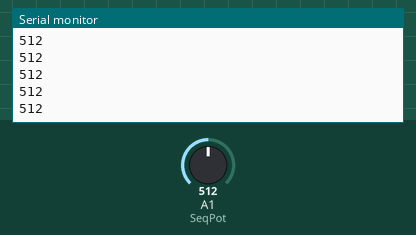
This sketch was run on a simulated Arduino Uno, built with avr-gcc and run on an emulated ATmega328P. Shown: the last lines printed to the serial monitor. The inputs (shaded band) are chosen by the test bench; at power-on: A1 (SeqPot) = 512.

Above: at 1.2 s.
1.3 s: A1 (SeqPot) set to 716
At 2.3 s:
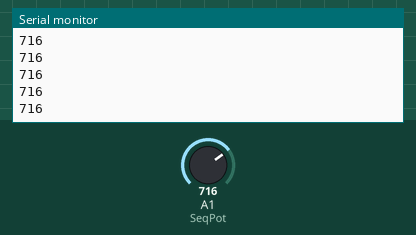
2.8 s: A1 (SeqPot) set to 900
At 3.5 s:
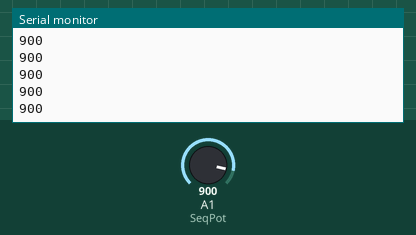
Timing chart, 0 to 5.8 s (numbered marks = the images above; inputs shaded):
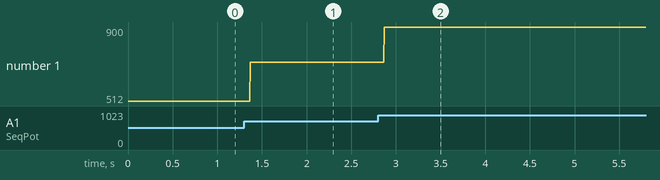

Measured:
- after the input at 1.3 s, the serial monitor: prints a new line after 0.07 s (image 1)
- after the input at 2.8 s, the serial monitor: prints a new line after 0.07 s (image 2)
- plotted number 1: 512 → 716 after the input at 1.3 s, 716 → 900 after the input at 2.8 s

The sketch:

SeqPotTest.ino
```cpp
//Testing Seq Pot
const int SeqPot = 15;
int PotVal = 0;

void setup()
{
    Serial.begin(9600);
    pinMode(SeqPot, INPUT);
}

void loop()
{
    PotVal = analogRead(SeqPot);
    Serial.println(PotVal);
}
```
